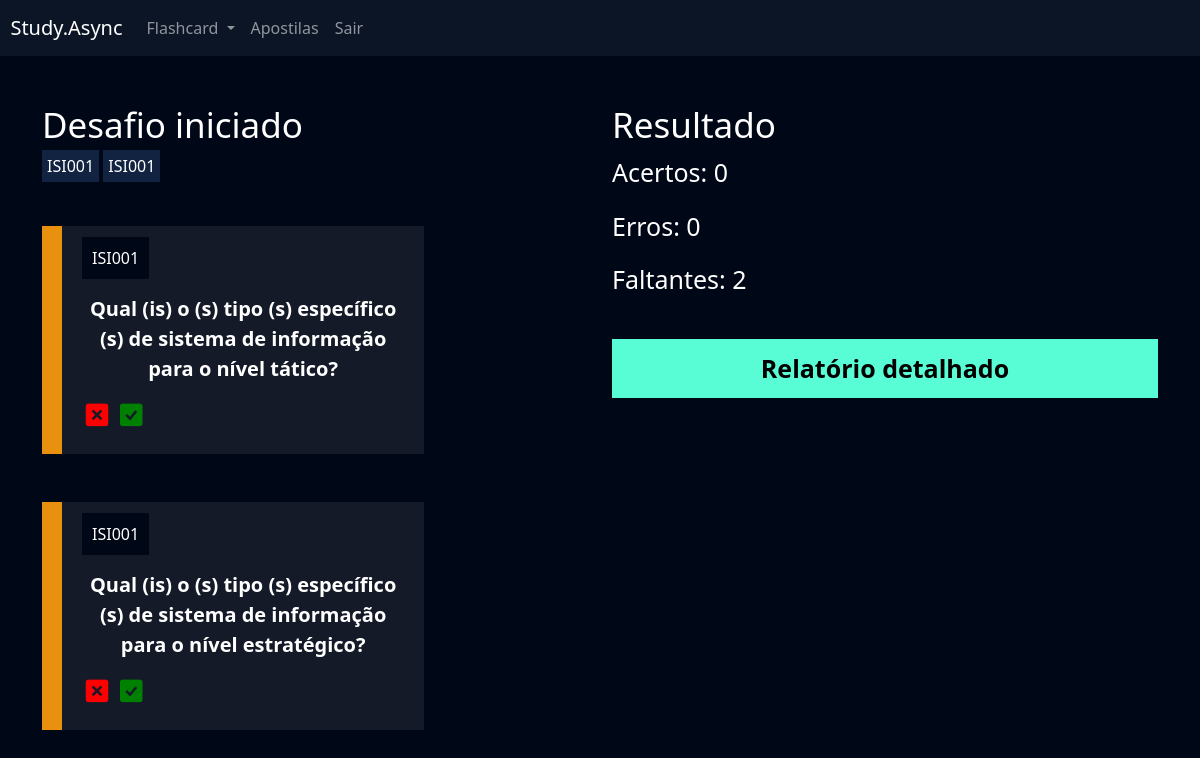
The page /flashcard/desafio/6/ (signed in) on the database its author committed.
### flashcard/models.py (models this page shows, shortened)
class FlashcardDesafio(models.Model):
    flashcard = models.ForeignKey(Flashcard, on_delete=models.DO_NOTHING)
    respondido = models.BooleanField(default=False)
    acertou = models.BooleanField(default=False)

class Flashcard(models.Model):
    DIFICULDADE_CHOICES = (('1', 'Semana 1'), ('2', 'Semana 2'), ('3', 'Semana 3'), ('4', 'Semana 4'), ('5', 'Semana 5'), ('6', 'Semana 6'), ('7', 'Semana 7'))
    user = models.ForeignKey(User, on_delete=models.DO_NOTHING)
    pergunta = models.TextField()
    resposta = models.TextField()
    categoria = models.ForeignKey(Categoria, on_delete=models.DO_NOTHING)
    dificuldade = models.CharField(max_length=1, choices=DIFICULDADE_CHOICES)
    @property
    def css_dificuldade(self):
        if self.dificuldade == '1':
            return 'flashcard-facil'
        elif self.dificuldade == '2':
            return 'flashcard-facil'
        elif self.dificuldade == '3':
            return 'flashcard-medio'
        elif self.dificuldade == '4':
            return 'flashcard-medio'
        elif self.dificuldade == '5':
            return 'flashcard-dificil'
        elif self.dificuldade == '6':
            return 'flashcard-dificil'
        elif self.dificuldade == '7':
            return 'flashcard-dificil'

class Categoria(models.Model):
    nome = models.CharField(max_length=20)
    def __str__(self):
        return self.nome

### flashcard/views.py (the view)
# urls.py: path('desafio/<int:id>/', views.desafio, name='desafio'),
def desafio(request, id):
    desafio = Desafio.objects.get(id=id)
    if not desafio.user == request.user:
        raise Http404()
    if request.method == 'GET':
        acertos = desafio.flashcards.filter(respondido=True).filter(acertou=True).count()
        erros = desafio.flashcards.filter(respondido=True).filter(acertou=False).count()
        faltantes = desafio.flashcards.filter(respondido=False).count()
        if not desafio.user == request.user:
            raise Http404()
        return render(
            request,
            'desafio.html',
            {
                'desafio': desafio,
                'acertos': acertos,
                'erros': erros,
                'faltantes': faltantes,
            },
        )

### flashcard/templates/desafio.html (shortened to what this page needs)
{% extends "base.html" %}
{% load static %}
{% block 'cabecalho' %}
    <link href="{% static 'usuarios/css/cadastro.css' %}" rel="stylesheet">
    <link href="{% static 'flashcard/css/novo_flashcard.css' %}" rel="stylesheet">
    <link href="{% static 'flashcard/css/iniciar_desafio.css' %}" rel="stylesheet">
    <link href="{% static 'flashcard/css/desafio.css' %}" rel="stylesheet">
    <link href='https://unpkg.com/boxicons@2.1.4/css/boxicons.min.css' rel='stylesheet'>
{% endblock 'cabecalho' %}
{% block 'conteudo' %}
    {% include "partials/header.html" %}
    <div class="container">
        <br>
        <br>
        <div class="row">
            <div class="col-md">
                <h3 class="fonte-secundaria" >Desafio iniciado</h3>
                {% for flash in desafio.flashcards.all %}
                    <span class="badge-categoria">{{flash.flashcard.categoria}}</span>
                {% endfor %}
                <br>
                <br>
                <br>
                {% for flash in desafio.flashcards.all %}
                    <div class="box-new-flashcard {% if flash.respondido %}op2{% endif %}">
                        <div class="flashcard {{flash.flashcard.css_dificuldade}}">
                            <div class="flashcard-categoria">
                                {{flash.flashcard.categoria}}
                            </div>
                            <br>
                            <br>
                            <div class="flashcard-box-item" onclick="flip_card({{flash.id}})">
                                <p class="flashcard-item">{{flash.flashcard.pergunta}}</p>
                            </div>
                            {% if not flash.respondido %}
                                <div class="responder">
                                    <a href="{% url 'responder_flashcard' flash.id %}?acertou=0&desafio_id={{desafio.id}}"><i class='bx bxs-x-square icone-vermelho'></i></a>
                                    <a href="{% url 'responder_flashcard' flash.id %}?acertou=1&desafio_id={{desafio.id}}"><i class='bx bxs-check-square icone-verde' ></i></a>
                                </div>
                            {% else %}
                                {% if flash.acertou %}
                                    <span class="badge bg-success">Acertou</span>
                                {% else %}
                                    <span class="badge bg-danger">Errou</span>
                                {% endif%}
                            {% endif %}
                        </div>
                    </div>
                    <br>
                    <br>
                {% endfor %}
            </div>
            <div class="col-md">
                <h3 class="fonte-secundaria">Resultado</h3>
                <p class="fonte-p">Acertos: {{acertos}}</p>
                <p class="fonte-p">Erros: {{erros}}</p>
                <p class="fonte-p">Faltantes: {{faltantes}}</p>
                <br>
                <a class="btn-cadastro btn-desafio" href="{% url 'relatorio' desafio.id %}">Relatório detalhado</a>
            </div>
        </div>
    </div>
{% endblock 'conteudo' %}

### templates/static/geral/css/base.css (style rules this page uses)
:root { --main-color: #0b1526; --dark-color: #000716; --secondary-dark-color: rgb(15, 2, 26); --light-color: #00c1f3; --contrast-color: #f4c96b; --differential-color: #58fcd5; }
body { background-color: var(--dark-color) !important; color: white !important; }

### templates/static/usuarios/css/cadastro.css (style rules this page uses)
* { margin: 0; padding: 0; }
.btn-cadastro { padding: 10px; background-color: #58fcd5; border: none; border: 1px solid #58fcd5; font-size: 18px; font-weight: bold; padding-left: 25px; padding-right: 25px; }

### templates/static/flashcard/css/novo_flashcard.css (style rules this page uses)
.box-new-flashcard { width: 70%; margin: auto; }
.flashcard { background-color: rgba(255, 255, 255, .08); padding: 20px; }
.flashcard-box-item { text-align: center; }
.flashcard p { font-size: 20px; font-weight: bold; cursor: pointer; }
.flashcard-medio { border-left: 20px solid #E8910E; }
.flashcard-categoria { background-color: var(--dark-color); display: inline; padding: 10px; }

### templates/static/flashcard/css/iniciar_desafio.css (style rules this page uses)
.fonte-secundaria { font-size: 35px; }

### templates/static/flashcard/css/desafio.css (style rules this page uses)
.badge-categoria { padding: 5px; background-color: #122342; }
.box-new-flashcard { margin: 0; }
.icone-vermelho { color:red; font-size: 30px; }
.icone-verde { color:green; font-size: 30px; }
.fonte-p { font-size: 25px; }
.btn-desafio { width: 100% !important; color: black; text-decoration: none; display: block; text-align: center; font-size: 25px; }

### rows shown on the page
FlashcardDesafio: flashcard.categoria "ISI001", flashcard.pergunta "Qual (is) o (s) tipo (s) específico (s) de sistema de informação para o nível tático?"
FlashcardDesafio: flashcard.categoria "ISI001", flashcard.pergunta "Qual (is) o (s) tipo (s) específico (s) de sistema de informação para o nível estratégico?"

### other values the page prints
{{ acertos }} "0"
{{ erros }} "0"
{{ faltantes }} "2"
